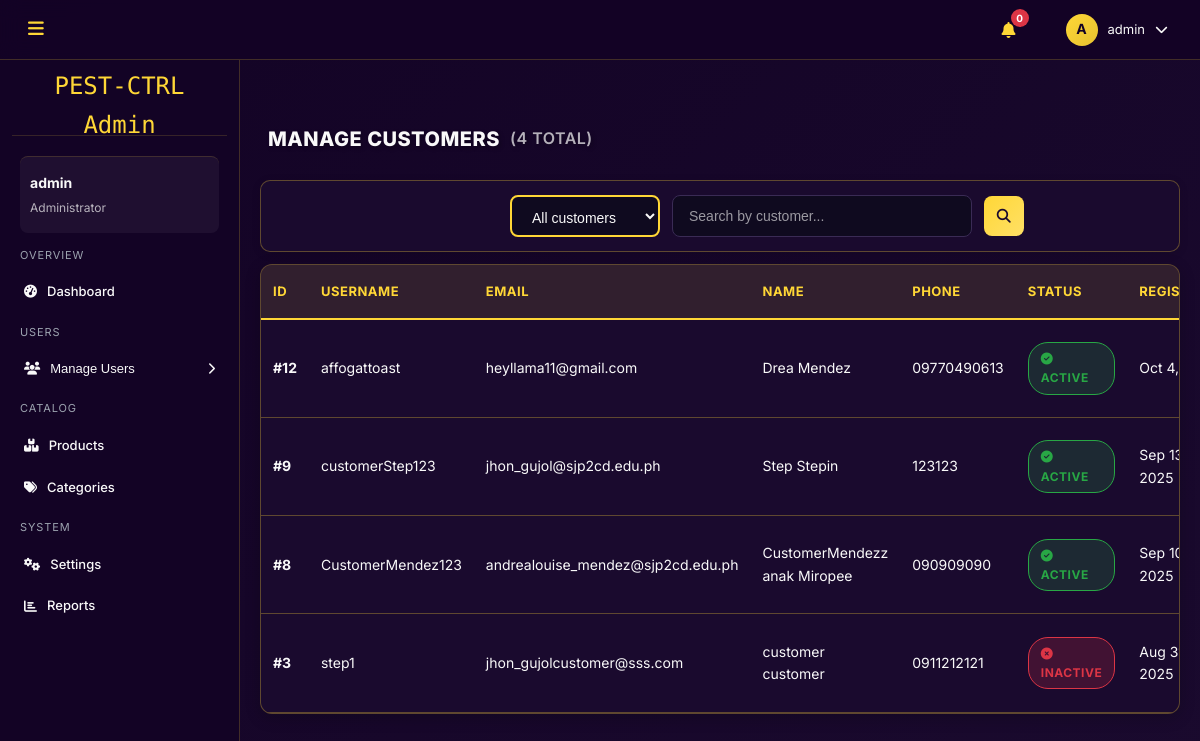
Page /admin/admin-customers.php (signed in) on the earlier database version.
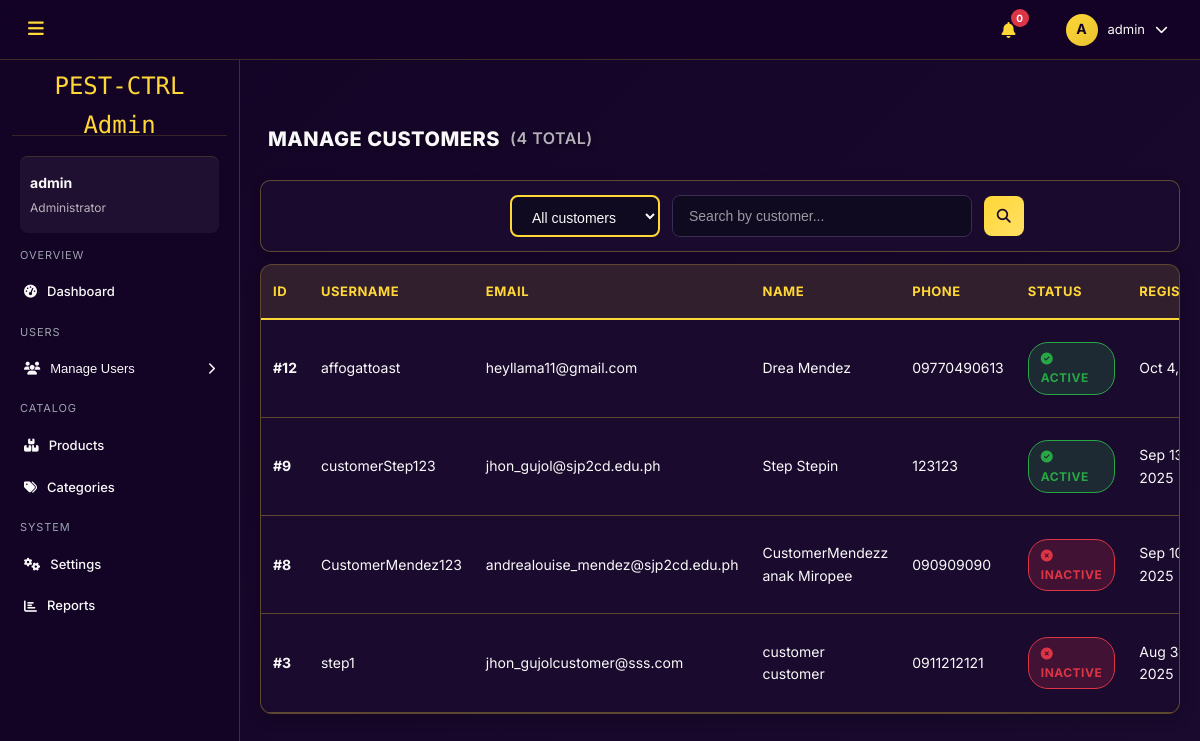
Same page on the later database version.
### tables this page shows
CREATE TABLE `users` (
  `id` int(11) NOT NULL,
  `username` varchar(50) NOT NULL,
  `email` varchar(100) NOT NULL,
  `password` varchar(255) NOT NULL,
  `remember_token` varchar(64) DEFAULT NULL,
  `user_type` enum('customer','admin','seller') DEFAULT 'customer',
  `is_active` tinyint(1) DEFAULT 1,
  `seller_status` enum('pending','approved','rejected','suspended','banned') DEFAULT 'pending',
  `document_path` varchar(255) DEFAULT NULL,
  `document_verified` tinyint(1) DEFAULT 0,
  `first_name` varchar(50) DEFAULT NULL,
  `last_name` varchar(50) DEFAULT NULL,
  `address` text DEFAULT NULL,
  `phone` varchar(20) DEFAULT NULL,
  `created_at` timestamp NOT NULL DEFAULT current_timestamp(),
  `email_verified` tinyint(1) DEFAULT 0,
  `last_login` datetime DEFAULT NULL,
  `agreed_to_terms` tinyint(1) DEFAULT 0,
  `agreed_to_privacy` tinyint(1) DEFAULT 0
);

### admin/admin-customers.php (the view, shortened to what the changed rows need)
<?php
require_once '../includes/functions.php';
$page = isset($_GET['page']) ? max(1, intval($_GET['page'])) : 1;
$limit = 10;
$offset = ($page - 1) * $limit;
$searchTerm = isset($_GET['search']) ? sanitizeInput($_GET['search']) : '';
$searchCondition = '';
$columnExists = false;
try {
    $stmt = $pdo->query("SHOW COLUMNS FROM users LIKE 'is_active'");
    $columnExists = $stmt->rowCount() > 0;
} catch (PDOException $e) {
    $columnExists = false;
}
if ($columnExists) {
    $statusCondition = '';
    $query = "SELECT *, is_active as active_status FROM users WHERE user_type = 'customer'" . $searchCondition . $statusCondition . " ORDER BY created_at DESC LIMIT ? OFFSET ?";
    $countQuery = "SELECT COUNT(*) as total FROM users WHERE user_type = 'customer'" . $searchCondition . $statusCondition;
} else {
    $query = "SELECT *, TRUE as active_status FROM users WHERE user_type = 'customer'" . $searchCondition . " ORDER BY created_at DESC LIMIT ? OFFSET ?";
    $countQuery = "SELECT COUNT(*) as total FROM users WHERE user_type = 'customer'" . $searchCondition;
}
try {
    $stmt = $pdo->prepare($query);
    $paramIndex = 1;
    $stmt->bindValue($paramIndex++, $limit, PDO::PARAM_INT);
    $stmt->bindValue($paramIndex, $offset, PDO::PARAM_INT);
    $stmt->execute();
    $customers = $stmt->fetchAll(PDO::FETCH_ASSOC);
    $stmt = $pdo->prepare($countQuery);
    $stmt->execute();
    $totalCustomers = $stmt->fetch(PDO::FETCH_ASSOC)['total'];
} catch (PDOException $e) {
    $message = "Error retrieving customers: " . $e->getMessage();
    $messageType = 'error';
    $customers = [];
    $totalCustomers = 0;
    $totalPages = 0;
}
?>
<?php require_once 'includes/admin_header.php'; ?>
    <h1 class="page-heading">
        <span class="page-heading-title">Manage Customers</span>
        <span style="color: rgba(249,249,249,0.7); font-size: 16px; font-weight: 600; margin-bottom: 20px;">
        (<?php echo $totalCustomers; ?> total<?php echo !empty($searchTerm) ? ', filtered results' : ''; ?>)
        </span>
    </h1>
<div class="container">
    <?php if (empty($customers)): ?>
        <div style="text-align: center; padding: 40px; color: rgba(249, 249, 249, 0.6);">
            <i class="fas fa-users" style="font-size: 48px; display: block; margin-bottom: 16px; opacity: 0.5;"></i>
        <p><?php echo !empty($searchTerm) ? 'No customers found matching your search.' : 'No customers found.'; ?></p>
        </div>
    <?php else: ?>
        <div class="table-container">
            <table>
                <thead>
                    <tr>
                        <th>ID</th>
                        <th>Username</th>
                        <th>Email</th>
                        <th>Name</th>
                        <th>Phone</th>
                        <th>Status</th>
                        <th>Registered</th>
                    </tr>
                </thead>
                <tbody>
                    <?php foreach ($customers as $customer): ?>
                        <tr>
                            <td><strong>#<?php echo htmlspecialchars($customer['id']); ?></strong></td>
                            <td><?php echo htmlspecialchars($customer['username']); ?></td>
                            <td><?php echo htmlspecialchars($customer['email']); ?></td>
                            <td>
                                <?php
                                $fullName = trim($customer['first_name'] . ' ' . $customer['last_name']);
                                echo htmlspecialchars($fullName ?: 'N/A');
                                ?>
                            </td>
                            <td><?php echo htmlspecialchars($customer['phone'] ?: 'N/A'); ?></td>
                            <td>
                                <span class="status-badge status-<?php echo $customer['active_status'] ? 'active' : 'inactive'; ?>">
                                    <i class="fas fa-<?php echo $customer['active_status'] ? 'check-circle' : 'times-circle'; ?>"></i>
                                    <?php echo $customer['active_status'] ? 'Active' : 'Inactive'; ?>
                                </span>
                            </td>
                            <td>
                                <?php
                                echo $customer['created_at'] ? date('M j, Y', strtotime($customer['created_at'])) : 'N/A';
                                ?>
                            </td>
                        </tr>
                    <?php endforeach; ?>
                </tbody>
            </table>
        </div>
    <?php endif; ?>
</div>

Differences in the rows shown:
changed users "CustomerMendez123": is_active "ACTIVE" → "INACTIVE"
